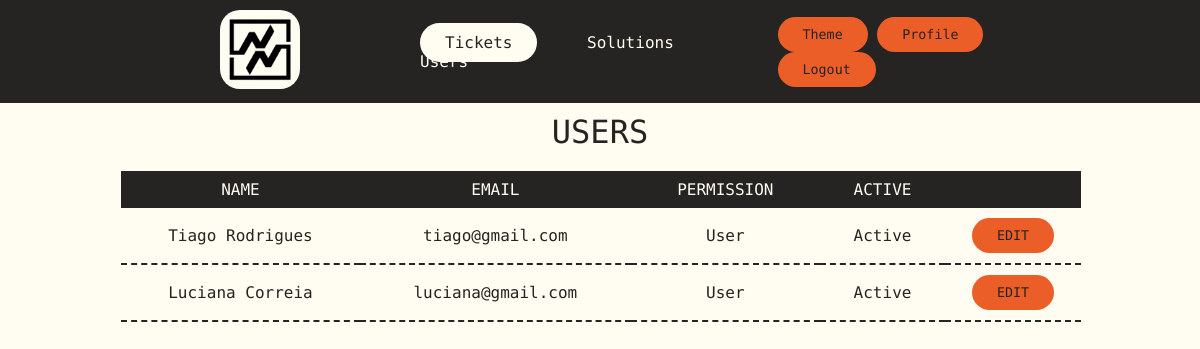
The page /users (signed in) on the database as committed earlier.
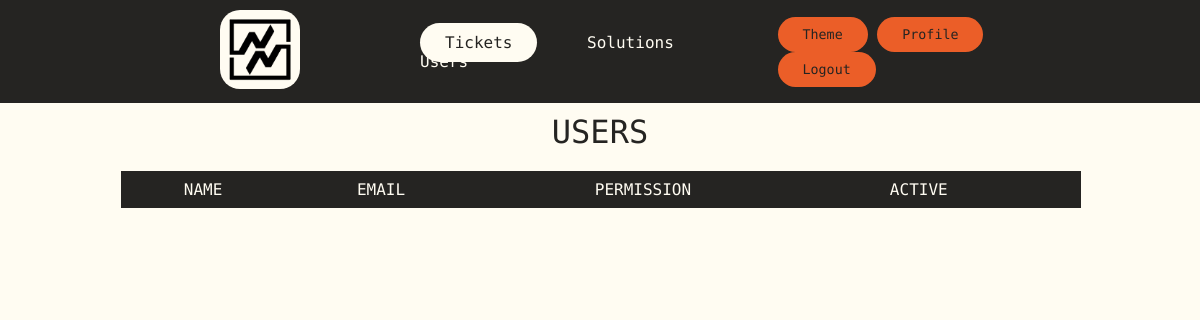
The same page on the database as committed later.
### tables this page shows
CREATE TABLE users (id INTEGER PRIMARY KEY AUTOINCREMENT NOT NULL, name TEXT NOT NULL, hash TEXT NOT NULL, permission INTEGER DEFAULT 4 NOT NULL, active BLOB DEFAULT 0 NOT NULL, email TEXT NOT NULL);

### app.py (the view)
@app.route("/users")
def users():
    userID = session["user_id"]
    users = db.execute("SELECT * FROM users WHERE id > 1")
    return render_template("users.html", users = users, role = role, status = status)

### templates/users.html (shortened to what this page needs)
{% extends "layout.html" %}
{% block body %}
<div><h1>USERS</h1></div>
    <table class="table">
        <thead>
            <tr>
                <th><a href="/users">NAME</a></th>
                <th><a href="/users">EMAIL</a></th>
                <th><a href="/users">PERMISSION</a></th>
                <th><a href="/users">ACTIVE</a></th>
                <th></th>
            </tr>
        </thead>
        <tbody>
            {% for user in users %}
            <tr>
                <td> {{ user["name"] }}</td>
                <td> {{ user["email"] }}</td>
                <td> {{ role[user["permission"]] }}</td>
                <td> {{ status[user["active"]] }}</td>
                <td>
                  <form action="/edituser" method="post">
                    <button type="submit" class="btn btn-sm btn-outline-secondary" >EDIT</button>
                  </form>
                </td>
            </tr>
            {% endfor %}
        </tbody>
    </table>
{% endblock %}

Rows that differ between the two databases and show on the page:
removed users: name "Tiago Rodrigues", email "tiago@gmail.com", permission "User", active "Active"
removed users: name "Luciana Correia", email "luciana@gmail.com", permission "User", active "Active"
